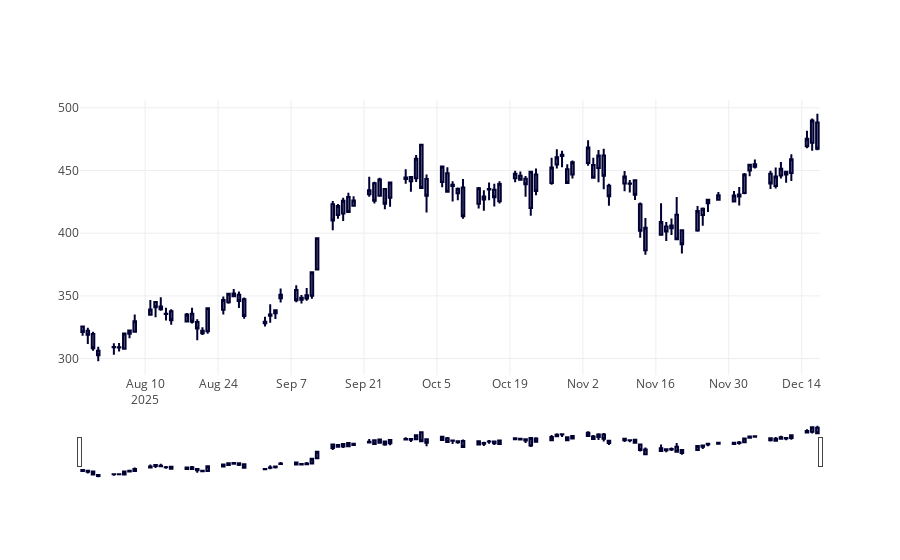

Notebook code for this chart:
### Code cell
fig = go.Figure(
    data = [
        go.Candlestick(
            x = df_daily.index,
            open = df_daily["1. open"],
            high = df_daily["2. high"],
            low = df_daily["3. low"],
            close = df_daily["4. close"]
        )
    ]
)

fig.show()
